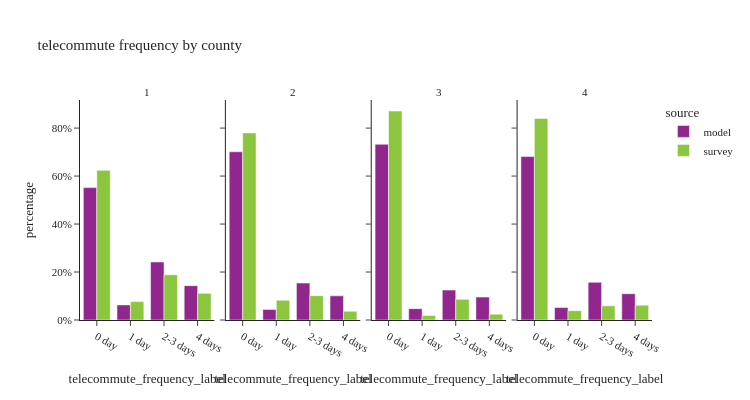

This figure's notebook cell:
### Code cell
util.plot_share_facetbar(per_data, 'person_weight', share_col="telecommute_frequency_label", title="telecommute frequency by county", 
                            facet_col="county_label", facet_col_wrap=4, height=400, orientation='v')

### Figure 1 — Plotly figure (JSON) as saved in the notebook; plotly's stock layout.template omitted (floating-point values rounded to 4 significant figures)
{"data": [{"alignmentgroup": "True", "customdata": [[483902], [55083], [212197], [125624]], "hovertemplate": "source=model<br>county_id=1<br>telecommute_frequency_label=%{x}<br>percentage=%{y}<br>sample_size=%{customdata[0]}<extra></extra>", "legendgroup": "model", "marker": {"color": "#91268F", "pattern": {"shape": ""}}, "name": "model", "offsetgroup": "model", "orientation": "v", "showlegend": true, "textposition": "auto", "type": "bar", "x": ["0 day", "1 day", "2-3 days", "4 days"], "xaxis": "x", "y": [0.5519, 0.06282, 0.242, 0.1433], "yaxis": "y"}, {"alignmentgroup": "True", "customdata": [[65088], [4092], [14294], [9342]], "hovertemplate": "source=model<br>county_id=2<br>telecommute_frequency_label=%{x}<br>percentage=%{y}<br>sample_size=%{customdata[0]}<extra></extra>", "legendgroup": "model", "marker": {"color": "#91268F", "pattern": {"shape": ""}}, "name": "model", "offsetgroup": "model", "orientation": "v", "showlegend": false, "textposition": "auto", "type": "bar", "x": ["0 day", "1 day", "2-3 days", "4 days"], "xaxis": "x2", "y": [0.7013, 0.04409, 0.154, 0.1007], "yaxis": "y2"}, {"alignmentgroup": "True", "customdata": [[229494], [14816], [39048], [29940]], "hovertemplate": "source=model<br>county_id=3<br>telecommute_frequency_label=%{x}<br>percentage=%{y}<br>sample_size=%{customdata[0]}<extra></extra>", "legendgroup": "model", "marker": {"color": "#91268F", "pattern": {"shape": ""}}, "name": "model", "offsetgroup": "model", "orientation": "v", "showlegend": false, "textposition": "auto", "type": "bar", "x": ["0 day", "1 day", "2-3 days", "4 days"], "xaxis": "x3", "y": [0.7325, 0.04729, 0.1246, 0.09556], "yaxis": "y3"}, {"alignmentgroup": "True", "customdata": [[210456], [16025], [48535], [33837]], "hovertemplate": "source=model<br>county_id=4<br>telecommute_frequency_label=%{x}<br>percentage=%{y}<br>sample_size=%{customdata[0]}<extra></extra>", "legendgroup": "model", "marker": {"color": "#91268F", "pattern": {"shape": ""}}, "name": "model", "offsetgroup": "model", "orientation": "v", "showlegend": false, "textposition": "auto", "type": "bar", "x": ["0 day", "1 day", "2-3 days", "4 days"], "xaxis": "x4", "y": [0.6814, 0.05189, 0.1571, 0.1096], "yaxis": "y4"}, {"alignmentgroup": "True", "customdata": [[1361], [173], [617], [423]], "hovertemplate": "source=survey<br>county_id=1<br>telecommute_frequency_label=%{x}<br>percentage=%{y}<br>sample_size=%{customdata[0]}<extra></extra>", "legendgroup": "survey", "marker": {"color": "#8CC63E", "pattern": {"shape": ""}}, "name": "survey", "offsetgroup": "survey", "orientation": "v", "showlegend": true, "textposition": "auto", "type": "bar", "x": ["0 day", "1 day", "2-3 days", "4 days"], "xaxis": "x", "y": [0.6237, 0.07667, 0.1885, 0.1111], "yaxis": "y"}, {"alignmentgroup": "True", "customdata": [[126], [8], [21], [19]], "hovertemplate": "source=survey<br>county_id=2<br>telecommute_frequency_label=%{x}<br>percentage=%{y}<br>sample_size=%{customdata[0]}<extra></extra>", "legendgroup": "survey", "marker": {"color": "#8CC63E", "pattern": {"shape": ""}}, "name": "survey", "offsetgroup": "survey", "orientation": "v", "showlegend": false, "textposition": "auto", "type": "bar", "x": ["0 day", "1 day", "2-3 days", "4 days"], "xaxis": "x2", "y": [0.7799, 0.08218, 0.1016, 0.03631], "yaxis": "y2"}, {"alignmentgroup": "True", "customdata": [[260], [19], [42], [28]], "hovertemplate": "source=survey<br>county_id=3<br>telecommute_frequency_label=%{x}<br>percentage=%{y}<br>sample_size=%{customdata[0]}<extra></extra>", "legendgroup": "survey", "marker": {"color": "#8CC63E", "pattern": {"shape": ""}}, "name": "survey", "offsetgroup": "survey", "orientation": "v", "showlegend": false, "textposition": "auto", "type": "bar", "x": ["0 day", "1 day", "2-3 days", "4 days"], "xaxis": "x3", "y": [0.8712, 0.0184, 0.086, 0.02435], "yaxis": "y3"}, {"alignmentgroup": "True", "customdata": [[266], [25], [57], [51]], "hovertemplate": "source=survey<br>county_id=4<br>telecommute_frequency_label=%{x}<br>percentage=%{y}<br>sample_size=%{customdata[0]}<extra></extra>", "legendgroup": "survey", "marker": {"color": "#8CC63E", "pattern": {"shape": ""}}, "name": "survey", "offsetgroup": "survey", "orientation": "v", "showlegend": false, "textposition": "auto", "type": "bar", "x": ["0 day", "1 day", "2-3 days", "4 days"], "xaxis": "x4", "y": [0.8404, 0.03896, 0.05894, 0.0617], "yaxis": "y4"}], "layout": {"annotations": [{"font": {}, "showarrow": false, "text": "1", "x": 0.1175, "xanchor": "center", "xref": "paper", "y": 1, "yanchor": "bottom", "yref": "paper"}, {"font": {}, "showarrow": false, "text": "2", "x": 0.3725, "xanchor": "center", "xref": "paper", "y": 1, "yanchor": "bottom", "yref": "paper"}, {"font": {}, "showarrow": false, "text": "3", "x": 0.6275, "xanchor": "center", "xref": "paper", "y": 1, "yanchor": "bottom", "yref": "paper"}, {"font": {}, "showarrow": false, "text": "4", "x": 0.8825, "xanchor": "center", "xref": "paper", "y": 1, "yanchor": "bottom", "yref": "paper"}], "barmode": "group", "height": 400, "legend": {"title": {"text": "source"}, "tracegroupgap": 0}, "title": {"text": "telecommute frequency by county"}, "width": 750, "xaxis": {"anchor": "y", "domain": [0, 0.235], "title": {"text": "telecommute_frequency_label"}}, "xaxis2": {"anchor": "y2", "domain": [0.255, 0.49], "matches": "x", "title": {"text": "telecommute_frequency_label"}}, "xaxis3": {"anchor": "y3", "domain": [0.51, 0.745], "matches": "x", "title": {"text": "telecommute_frequency_label"}}, "xaxis4": {"anchor": "y4", "domain": [0.765, 1.0], "matches": "x", "title": {"text": "telecommute_frequency_label"}}, "yaxis": {"anchor": "x", "domain": [0, 1], "tickformat": ".0%", "title": {"text": "percentage"}}, "yaxis2": {"anchor": "x2", "domain": [0, 1], "matches": "y", "showticklabels": false, "tickformat": ".0%"}, "yaxis3": {"anchor": "x3", "domain": [0, 1], "matches": "y", "showticklabels": false}, "yaxis4": {"anchor": "x4", "domain": [0, 1], "matches": "y", "showticklabels": false}}}
